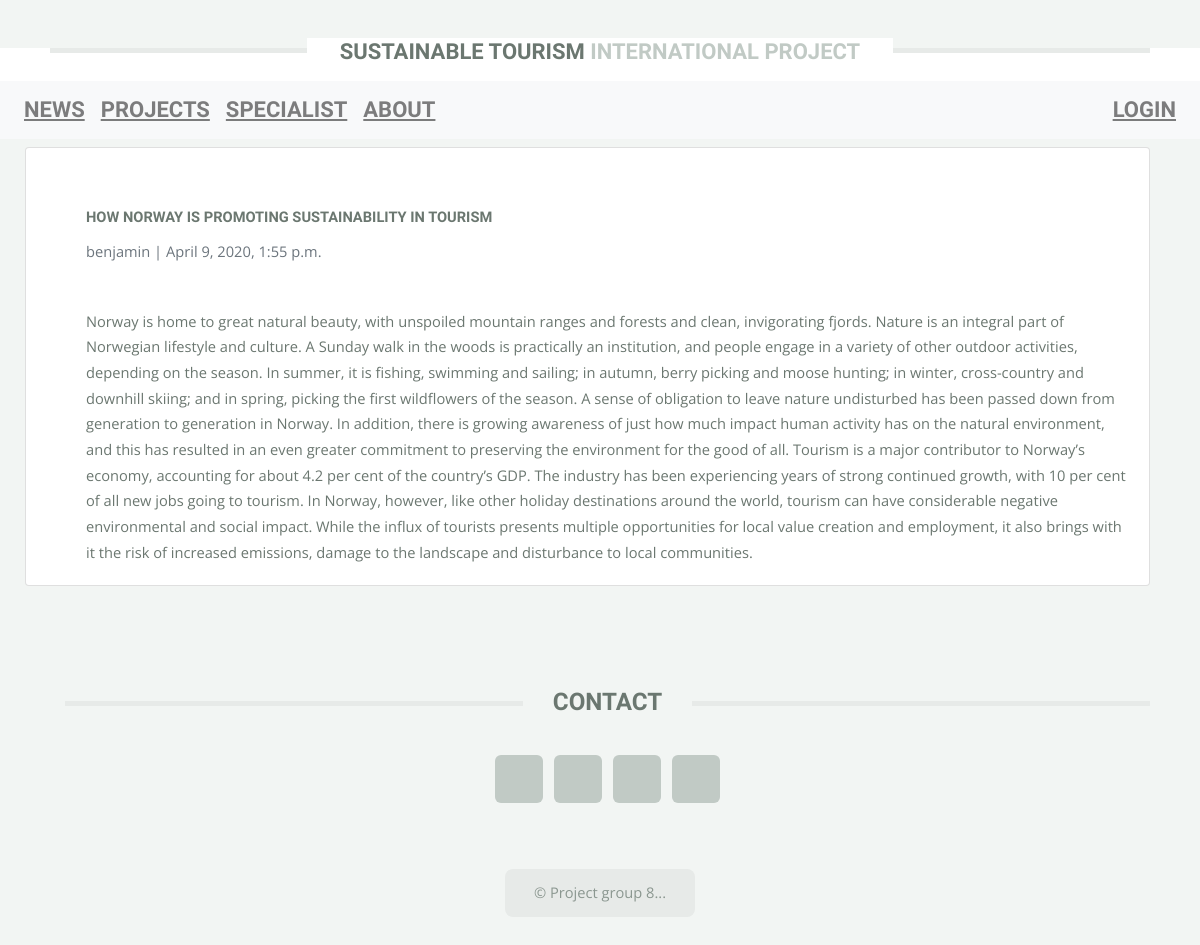
The app's page /links/how-norway-promoting-sustainability-tourism/ with its own data.
### blog/models.py (models this page shows, shortened)
class Post(models.Model):
    title = models.CharField(max_length=200, unique=True)
    slug = models.SlugField(max_length=200, unique=True)
    author = models.ForeignKey(User, on_delete=models.CASCADE, related_name='blog_posts')
    updated_on = models.DateTimeField(auto_now=True)
    content = models.TextField()
    created_on = models.DateTimeField(auto_now_add=True)
    status = models.IntegerField(choices=STATUS, default=0)
    class Meta:
        ordering = ['-created_on']

### blog/views.py (the view)
# urls.py: path('links/<slug:slug>/', views.PostDetail.as_view(), name='post_detail'),
class PostDetail(generic.DetailView):
    model = Post
    template_name = 'post_detail.html'

### templates/post_detail.html
{% extends "base.html" %}
{% load static %}
{% block content %}
<div class="container mt-5">
  <div class="row">
    <div class="col-md-12 card mb-2">
      <div class="card-body">
        <h1 class="card-title">{% block title %} {{ object.title }} {% endblock title %}</h1>
        <p class=" text-muted">{{ post.author }} | {{ post.created_on }}</p>
        <p class="card-text ">{{ object.content | safe }}</p>
      </div>
    </div>
  </div>
</div>
{% endblock content %}

### static/main.css (style rules this page uses)
html, body, div, span, applet, object, iframe, h1, h2, h3, h4, h5, h6, p, blockquote, pre, a, abbr, acronym, address, big, cite, code, del, dfn, em, img, ins, kbd, q, s, samp, small, strike, strong, sub, sup, tt, var, b, u, i, center, dl, dt, dd, ol, ul, li, fieldset, form, label, legend, table, caption, tbody, tfoot, thead, tr, th, td, article, aside, canvas, details, embed, figure, figcaption, footer, header, hgroup, menu, nav, output, ruby, section, summary, time, mark, audio, video { margin: 0; padding: 0; border: 0; font-size: 100%; font: inherit; vertical-align: baseline; }
body { line-height: 1; min-height:100vh; }
body { -webkit-text-size-adjust: none; }
html { box-sizing: border-box; }
*, *:before, *:after { box-sizing: inherit; }
body { background: #f2f5f3; }
body, input, textarea, select { font-family: 'Open Sans', sans-serif; font-weight: 400; color: #6b7770; font-size: 13pt; line-height: 2em; }
h1, h2, h3, h4, h5, h6 { font-family: 'Open Sans Condensed', sans-serif; font-weight: 700; text-transform: uppercase; color: #6b7770; margin: 0 0 0.5em 0; line-height: 1.3; }
p, ul, ol, dl, table { margin-bottom: 3em; }
section > :last-child, section:last-child, article > :last-child, article:last-child { margin-bottom: 0; }
.container { margin: 0 auto; max-width: 100%; width: 64em; }
@media screen and (max-width: 1680px) { .container { width: 75em; } }
@media screen and (max-width: 1280px) { .container { width: calc(100% - 100px); } }
.row { display: flex; flex-wrap: wrap; box-sizing: border-box; align-items: stretch; }
.row > * { box-sizing: border-box; }
.row { margin-top: -50px; margin-left: -50px; }
.row > * { padding: 50px 0 0 50px; }
@media screen and (max-width: 1680px) { .row { display: flex; flex-wrap: wrap; box-sizing: border-box; align-items: stretch; } }
@media screen and (max-width: 1680px) { .row > * { box-sizing: border-box; } }
@media screen and (max-width: 1680px) { .row { margin-top: -50px; margin-left: -50px; } }
@media screen and (max-width: 1680px) { .row > * { padding: 50px 0 0 50px; } }
@media screen and (max-width: 1280px) { .row { display: flex; flex-wrap: wrap; box-sizing: border-box; align-items: stretch; } }
@media screen and (max-width: 1280px) { .row > * { box-sizing: border-box; } }
@media screen and (max-width: 1280px) { .row { margin-top: -40px; margin-left: -40px; } }
@media screen and (max-width: 1280px) { .row > * { padding: 40px 0 0 40px; } }
body { padding-top: 3.25em; }
@media screen and (max-width: 1680px) { body, input, textarea, select { font-size: 12pt; line-height: 1.75em; } }
@media screen and (max-width: 1280px) { body, input, textarea, select { font-size: 11pt; } }

### records on screen
Post: title "HOW NORWAY IS PROMOTING SUSTAINABILITY IN TOURISM", author "benjamin", created_on "April 9, 2020, 1:55 p.m.", content "Norway is home to great natural beauty, with unspoiled mountain ranges and forests and clean, invigorating fjords. Nature is an integral part of Norwegian lifestyle and culture. A Sunday walk in the woods is practically an institution, and people engage in a variety of other outdoor activities, depending on the season. In summer, it is fishing, swimming and sailing; in autumn, berry picking and moose hunting; in winter, cross-country and downhill skiing; and in spring, picking the first wildflowers of the season. A sense of obligation to leave nature undisturbed has been passed down from generation to generation in Norway. In addition, there is growing awareness of just how much impact…"
